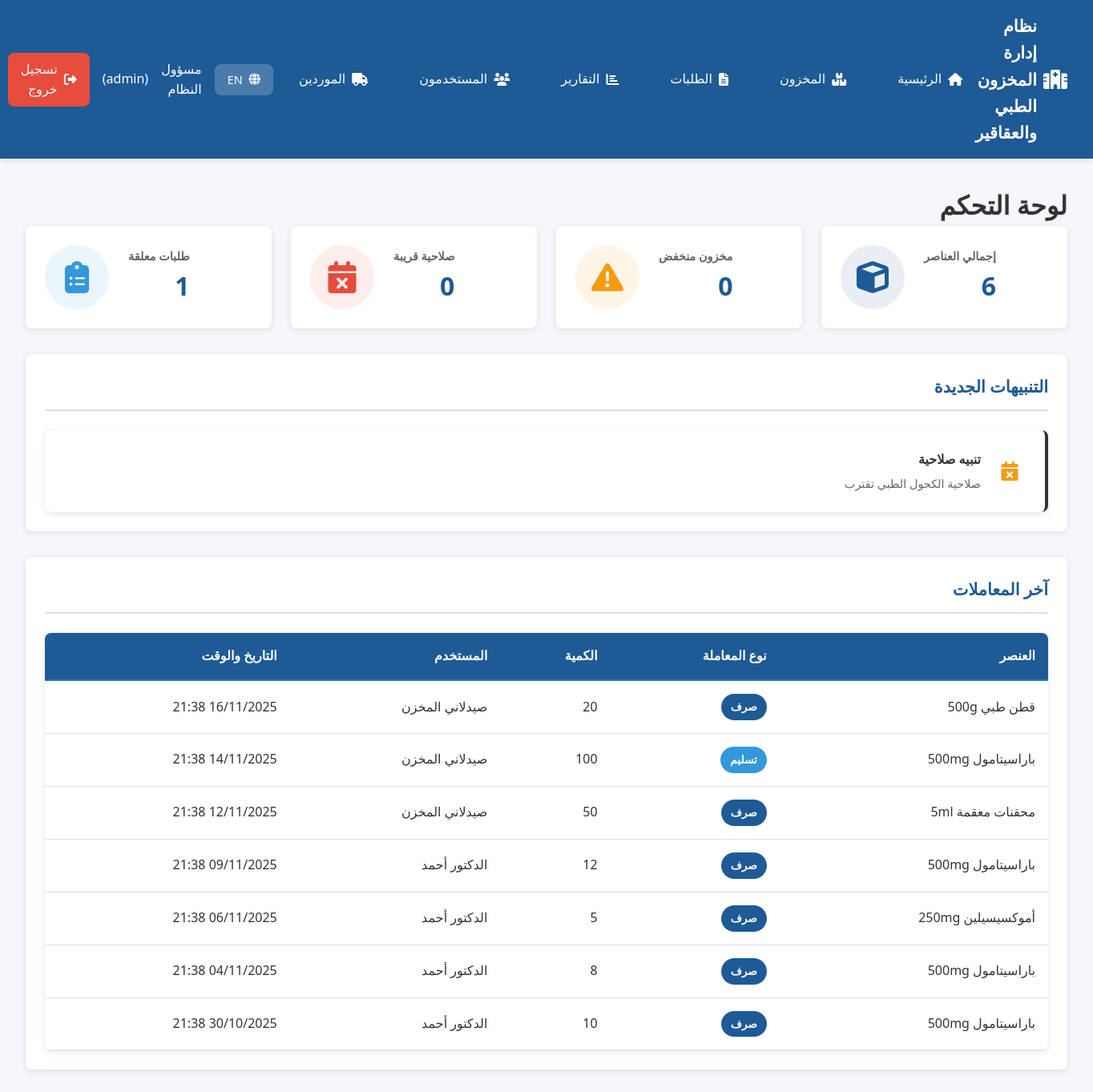
Page /index.php?page=dashboard (signed in) on the committed database.
### tables this page shows
CREATE TABLE `notifications` (
  `notification_id` int(11) NOT NULL,
  `user_id` int(11) DEFAULT NULL,
  `item_id` int(11) DEFAULT NULL,
  `notification_type` enum('low_stock','expiry_warning','request_update','system') NOT NULL,
  `title` varchar(150) NOT NULL,
  `message` text NOT NULL,
  `is_read` tinyint(1) DEFAULT 0,
  `created_at` timestamp NOT NULL DEFAULT current_timestamp()
);

CREATE TABLE `transactions` (
  `transaction_id` int(11) NOT NULL,
  `item_id` int(11) NOT NULL,
  `transaction_type` enum('delivery','receipt','dispensing','adjustment') NOT NULL,
  `quantity` int(11) NOT NULL,
  `user_id` int(11) NOT NULL,
  `notes` text DEFAULT NULL,
  `transaction_date` timestamp NOT NULL DEFAULT current_timestamp()
);

CREATE TABLE `items` (
  `item_id` int(11) NOT NULL,
  `name` varchar(150) NOT NULL,
  `batch_number` varchar(50) NOT NULL,
  `quantity` int(11) NOT NULL DEFAULT 0,
  `min_quantity` int(11) NOT NULL DEFAULT 10,
  `department` varchar(100) DEFAULT NULL,
  `expiry_date` date NOT NULL,
  `location` varchar(100) DEFAULT NULL,
  `barcode` varchar(100) DEFAULT NULL,
  `notes` text DEFAULT NULL,
  `supplier_id` int(11) DEFAULT NULL,
  `category` varchar(100) DEFAULT NULL,
  `unit_price` decimal(10,2) DEFAULT NULL,
  `is_active` tinyint(1) DEFAULT 1,
  `created_at` timestamp NOT NULL DEFAULT current_timestamp(),
  `updated_at` timestamp NOT NULL DEFAULT current_timestamp() ON UPDATE current_timestamp()
);

CREATE TABLE `users` (
  `user_id` int(11) NOT NULL,
  `username` varchar(50) NOT NULL,
  `password` varchar(255) NOT NULL,
  `email` varchar(100) NOT NULL,
  `full_name` varchar(100) NOT NULL,
  `role` enum('admin','pharmacist','purchasing','doctor') NOT NULL,
  `department` varchar(100) DEFAULT NULL,
  `phone` varchar(20) DEFAULT NULL,
  `is_active` tinyint(1) DEFAULT 1,
  `created_at` timestamp NOT NULL DEFAULT current_timestamp(),
  `updated_at` timestamp NOT NULL DEFAULT current_timestamp() ON UPDATE current_timestamp()
);

### config.php (called while the page is built, shortened)
<?php
function escape($data) {
    return htmlspecialchars($data, ENT_QUOTES, 'UTF-8');
}
?>

### pages/dashboard.php (the view, shortened to what this page needs)
<?php
$stmt = $pdo->prepare("SELECT COUNT(*) as count FROM items WHERE quantity <= min_quantity AND is_active = 1");
$stmt->execute();
$lowStockCount = $stmt->fetch()['count'];
$expiryWarningDays = 90;
$stmt = $pdo->prepare("
    SELECT COUNT(*) as count FROM items
    WHERE expiry_date <= DATE_ADD(NOW(), INTERVAL ? DAY)
    AND expiry_date > NOW()
    AND is_active = 1
");
$stmt->execute([$expiryWarningDays]);
$expiryWarningCount = $stmt->fetch()['count'];
$stmt = $pdo->prepare("SELECT COUNT(*) as count FROM requests WHERE status = 'pending'");
$stmt->execute();
$pendingRequestsCount = $stmt->fetch()['count'];
$stmt = $pdo->prepare("SELECT COUNT(*) as count FROM items WHERE is_active = 1");
$stmt->execute();
$totalItemsCount = $stmt->fetch()['count'];
$recentTransactions = [];
if (in_array($_SESSION['role'], ['admin', 'pharmacist', 'purchasing'])) {
    $stmt = $pdo->prepare("
        SELECT t.*, i.name as item_name, u.full_name as user_name
        FROM transactions t
        JOIN items i ON t.item_id = i.item_id
        JOIN users u ON t.user_id = u.user_id
        ORDER BY t.transaction_date DESC
        LIMIT 10
    ");
    $stmt->execute();
    $recentTransactions = $stmt->fetchAll();
}
$stmt = $pdo->prepare("
    SELECT * FROM notifications
    WHERE (user_id = ? OR user_id IS NULL)
    AND is_read = 0
    ORDER BY created_at DESC
    LIMIT 5
");
$stmt->execute([$_SESSION['user_id']]);
$unreadNotifications = $stmt->fetchAll();
$dir = ($_SESSION['lang'] === 'ar') ? 'rtl' : 'ltr';
?>
<!DOCTYPE html>
<html lang="<?php echo $_SESSION['lang']; ?>" dir="<?php echo $dir; ?>">
<head>
    <link rel="stylesheet" href="css/style.css">
    <link rel="stylesheet" href="https://cdnjs.cloudflare.com/ajax/libs/font-awesome/6.4.0/css/all.min.css">
</head>
<body>
    <div class="dashboard-container">
        <header class="navbar">
            <div class="navbar-content">
                <div class="navbar-brand">
                    <i class="fas fa-hospital"></i>
                    <span><?php echo $lang['site_name']; ?></span>
                </div>
                <nav class="navbar-menu">
                    <ul>
                        <li><a href="index.php?page=dashboard"><i class="fas fa-home"></i> <?php echo $lang['home']; ?></a></li>
                        <li><a href="index.php?page=inventory"><i class="fas fa-boxes"></i> <?php echo $lang['inventory']; ?></a></li>
                        <li><a href="index.php?page=requests"><i class="fas fa-file-alt"></i> <?php echo $lang['requests']; ?></a></li>
                        <?php if ($_SESSION['role'] === 'admin' || $_SESSION['role'] === 'pharmacist'): ?>
                            <li><a href="index.php?page=reports"><i class="fas fa-chart-bar"></i> <?php echo $lang['reports']; ?></a></li>
                        <?php endif; ?>
                        <?php if ($_SESSION['role'] === 'admin'): ?>
                            <li><a href="index.php?page=users"><i class="fas fa-users"></i> <?php echo $lang['users']; ?></a></li>
                        <?php endif; ?>
                        <?php if (in_array($_SESSION['role'], ['admin', 'purchasing'])): ?>
                            <li><a href="index.php?page=suppliers"><i class="fas fa-truck"></i> <?php echo $lang['suppliers']; ?></a></li>
                        <?php endif; ?>
                    </ul>
                </nav>
                <div class="navbar-user">
                    <a href="switch_lang.php?lang=<?php echo $_SESSION['lang'] === 'ar' ? 'en' : 'ar'; ?>" class="lang-toggle">
                        <i class="fas fa-globe"></i>
                        <?php echo $_SESSION['lang'] === 'ar' ? 'EN' : 'AR'; ?>
                    </a>
                    <span class="user-name"><?php echo escape($_SESSION['full_name']); ?></span>
                    <span class="user-role">(<?php echo escape($_SESSION['role']); ?>)</span>
                    <a href="index.php?page=logout" class="btn-logout">
                        <i class="fas fa-sign-out-alt"></i> <?php echo $lang['logout']; ?>
                    </a>
                </div>
            </div>
        </header>
        <main class="dashboard-content">
            <div class="container">
                <h1><?php echo $lang['dashboard_title']; ?></h1>
                <div class="statistics-grid">
                    <div class="stat-card stat-total">
                        <div class="stat-icon">
                            <i class="fas fa-cube"></i>
                        </div>
                        <div class="stat-info">
                            <h3><?php echo $lang['total_items']; ?></h3>
                            <p class="stat-value"><?php echo $totalItemsCount; ?></p>
                        </div>
                    </div>
                    <div class="stat-card stat-warning">
                        <div class="stat-icon">
                            <i class="fas fa-exclamation-triangle"></i>
                        </div>
                        <div class="stat-info">
                            <h3><?php echo $lang['low_stock']; ?></h3>
                            <p class="stat-value"><?php echo $lowStockCount; ?></p>
                        </div>
                    </div>
                    <div class="stat-card stat-danger">
                        <div class="stat-icon">
                            <i class="fas fa-calendar-times"></i>
                        </div>
                        <div class="stat-info">
                            <h3><?php echo $lang['expiry_warning']; ?></h3>
                            <p class="stat-value"><?php echo $expiryWarningCount; ?></p>
                        </div>
                    </div>
                    <div class="stat-card stat-info">
                        <div class="stat-icon">
                            <i class="fas fa-clipboard-list"></i>
                        </div>
                        <div class="stat-info">
                            <h3><?php echo $lang['pending_requests']; ?></h3>
                            <p class="stat-value"><?php echo $pendingRequestsCount; ?></p>
                        </div>
                    </div>
                </div>
                <?php if (!empty($unreadNotifications)): ?>
                    <section class="dashboard-section">
                        <div class="section-header">
                            <h2><?php echo $lang['new_alerts']; ?></h2>
                        </div>
                        <div class="notifications-list">
                            <?php foreach ($unreadNotifications as $notification): ?>
                                <div class="notification-item notification-<?php echo escape($notification['notification_type']); ?>">
                                    <div class="notification-icon">
                                        <?php
                                        if ($notification['notification_type'] === 'low_stock') {
                                            echo '<i class="fas fa-exclamation-triangle"></i>';
                                        } elseif ($notification['notification_type'] === 'expiry_warning') {
                                            echo '<i class="fas fa-calendar-times"></i>';
                                        } else {
                                            echo '<i class="fas fa-bell"></i>';
                                        }
                                        ?>
                                    </div>
                                    <div class="notification-content">
                                        <h4><?php echo escape($notification['title']); ?></h4>
                                        <p><?php echo escape($notification['message']); ?></p>
                                    </div>
                                </div>
                            <?php endforeach; ?>
                        </div>
                    </section>
                <?php endif; ?>
                <?php if (in_array($_SESSION['role'], ['admin', 'pharmacist', 'purchasing'])): ?>
                    <section class="dashboard-section">
                        <h2><?php echo $lang['recent_transactions']; ?></h2>
                        <table class="data-table">
                            <thead>
                                <tr>
                                    <th><?php echo $lang['item']; ?></th>
                                    <th><?php echo $lang['transaction_type']; ?></th>
                                    <th><?php echo $lang['quantity']; ?></th>
                                    <th><?php echo $lang['user']; ?></th>
                                    <th><?php echo $lang['date_time']; ?></th>
                                </tr>
                            </thead>
                            <tbody>
                                <?php if (!empty($recentTransactions)): ?>
                                    <?php foreach ($recentTransactions as $transaction): ?>
                                        <tr>
                                            <td><?php echo escape($transaction['item_name']); ?></td>
                                            <td>
                                                <span class="badge badge-<?php echo $transaction['transaction_type']; ?>">
                                                    <?php
                                                    echo $lang[$transaction['transaction_type']] ?? $transaction['transaction_type'];
                                                    ?>
                                                </span>
                                            </td>
                                            <td><?php echo escape($transaction['quantity']); ?></td>
                                            <td><?php echo escape($transaction['user_name']); ?></td>
                                            <td><?php echo date('d/m/Y H:i', strtotime($transaction['transaction_date'])); ?></td>
                                        </tr>
                                    <?php endforeach; ?>
                                <?php else: ?>
                                    <tr>
                                        <td colspan="5" class="text-center"><?php echo $lang['no_transactions']; ?></td>
                                    </tr>
                                <?php endif; ?>
                            </tbody>
                        </table>
                    </section>
                <?php endif; ?>
            </div>
        </main>
    </div>
</body>
</html>

### index.php (shortened to what this page needs)
<?php
require_once 'config.php';
$page = isset($_GET['page']) ? $_GET['page'] : 'dashboard';
$pages = [
    'login' => 'pages/login.php',
    'dashboard' => 'pages/dashboard.php',
    'inventory' => 'pages/inventory.php',
    'add-item' => 'pages/add-item.php',
    'edit-item' => 'pages/edit-item.php',
    'requests' => 'pages/requests.php',
    'users' => 'pages/users.php',
    'reports' => 'pages/reports.php',
    'suppliers' => 'pages/suppliers.php',
    'notifications' => 'pages/notifications.php',
    'logout' => 'pages/logout.php'
];
if (isset($pages[$page])) {
    include $pages[$page];
} else {
    include 'pages/404.php';
}
?>

### rows in the picture
notifications: notification_type "expiry_warning" (drawn), title "تنبيه صلاحية", message "صلاحية الكحول الطبي تقترب"
transactions: item.name "قطن طبي 500g", transaction_type "صرف", quantity "20", user.full_name "صيدلاني المخزن", transaction_date "16/11/2025 21:38"
transactions: item.name "باراسيتامول 500mg", transaction_type "تسليم", quantity "100", user.full_name "صيدلاني المخزن", transaction_date "14/11/2025 21:38"
transactions: item.name "محقنات معقمة 5ml", transaction_type "صرف", quantity "50", user.full_name "صيدلاني المخزن", transaction_date "12/11/2025 21:38"
transactions: item.name "باراسيتامول 500mg", transaction_type "صرف", quantity "12", user.full_name "الدكتور أحمد", transaction_date "09/11/2025 21:38"
transactions: item.name "أموكسيسيلين 250mg", transaction_type "صرف", quantity "5", user.full_name "الدكتور أحمد", transaction_date "06/11/2025 21:38"
transactions: item.name "باراسيتامول 500mg", transaction_type "صرف", quantity "8", user.full_name "الدكتور أحمد", transaction_date "04/11/2025 21:38"
transactions: item.name "باراسيتامول 500mg", transaction_type "صرف", quantity "10", user.full_name "الدكتور أحمد", transaction_date "30/10/2025 21:38"

### other values in the picture
$lang['site_name'] "نظام إدارة المخزون الطبي والعقاقير"
$lang['home'] "الرئيسية"
$lang['inventory'] "المخزون"
$lang['requests'] "الطلبات"
$lang['reports'] "التقارير"
$lang['users'] "المستخدمون"
$lang['suppliers'] "الموردين"
$_SESSION['full_name'] "مسؤول النظام"
$_SESSION['role'] "admin"
$lang['logout'] "تسجيل خروج"
$lang['dashboard_title'] "لوحة التحكم"
$lang['total_items'] "إجمالي العناصر"
$totalItemsCount "6"
$lang['low_stock'] "مخزون منخفض"
$lowStockCount "0"
